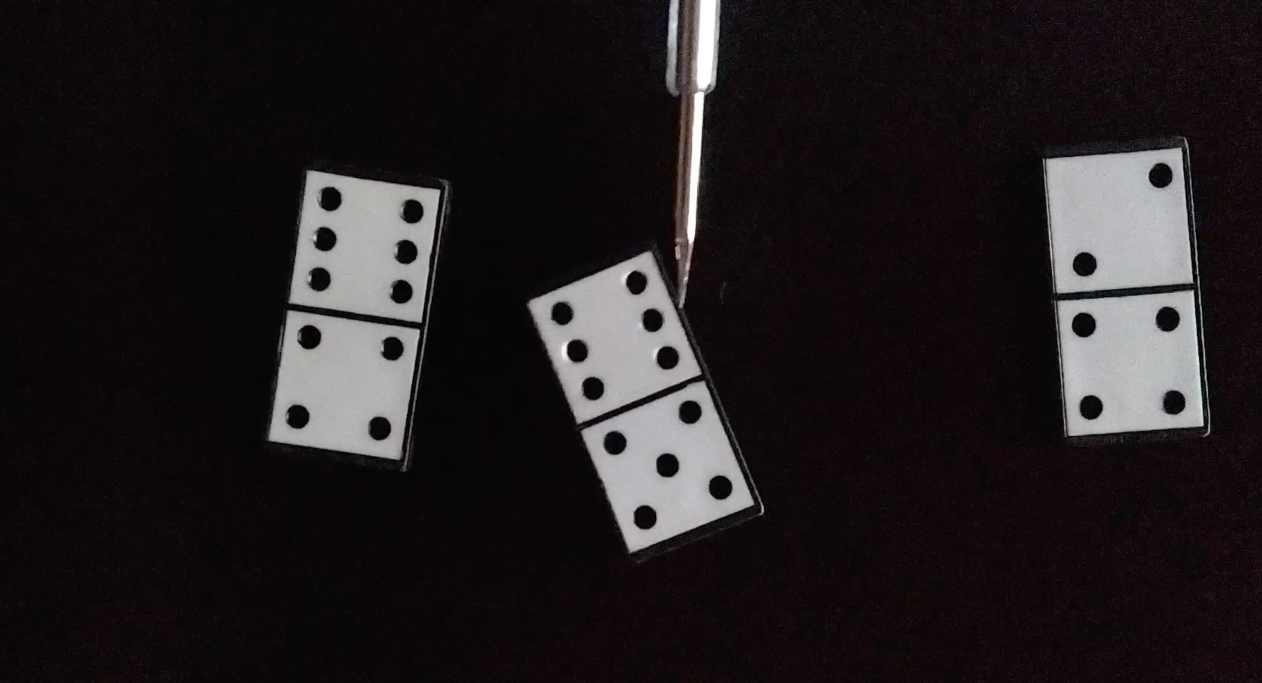
#> input picture photos/domino2.png, 2524 x 1366 px (shown at 1/2 size)
$ python domino-photo.py
#> lines starting #> are read from the running program, lines starting #| are printed output that depends on the picture; after the words box and inside, x2 and y2 are one past the last pixel; in counts of white or black regions, pixels touching at a corner belong together
### functions.py
import cv2 as cv


def draw_dots(square, circles, frame):
    i = 0
    x1 = 0
    y1 = 0
    for square in square:
        for (x, y, r) in circles:
            if cv.pointPolygonTest(square, (x, y), False) == 1:
                (x1, y1, w, h) = cv.boundingRect(square)
                cv.circle(frame, (x, y), r, (0, 50, 144), -1)
                i += 1
        cv.putText(
            frame,
            "#{}".format(i),
            (x1 - 100, y1),
            cv.FONT_HERSHEY_SIMPLEX,
            2,
            (0, 0, 144),
            2,
        )
        i = 0
    return frame

### domino-photo.py
import numpy as np
import cv2 as cv
import functions as fun

# arrays for dots
squares = []
domino_circles = []

# frame = cv.imread("photos/domino1.png")
frame = cv.imread("photos/domino2.png")
#> frame is the input picture: shape (1366, 2524, 3); mean B, G, R 29.8, 28.4, 33.4

img_grey = cv.cvtColor(frame, cv.COLOR_BGR2GRAY)
_, thrash = cv.threshold(img_grey, 100, 255, cv.THRESH_BINARY)
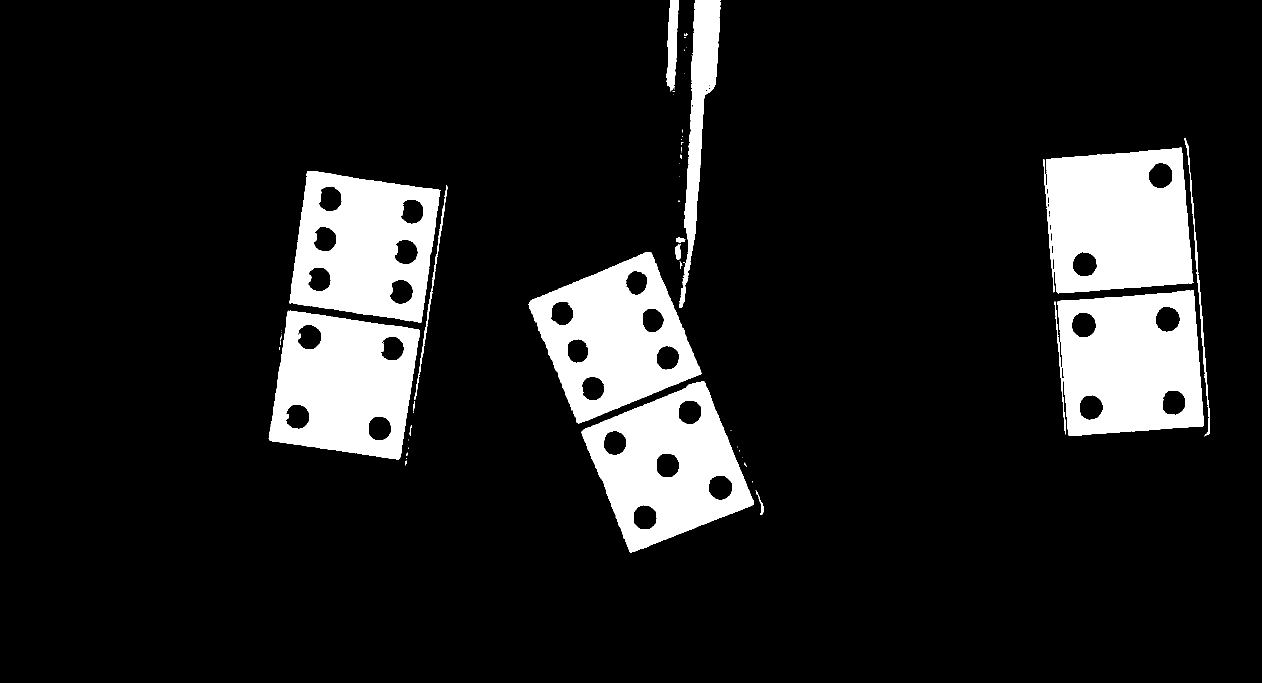
#> thrash: shape (1366, 2524) (shown at 1/2 size); 11.9% white; 59 white regions (41 under 20 px), largest, box (x1, y1, x2, y2) and area: (2086, 295, 2388, 587) 71033, (2115, 580, 2407, 872) 66449, (537, 621, 840, 919) 63053
kernel = np.ones((3, 3), np.uint8)
thrash = cv.erode(thrash, kernel, iterations=1)
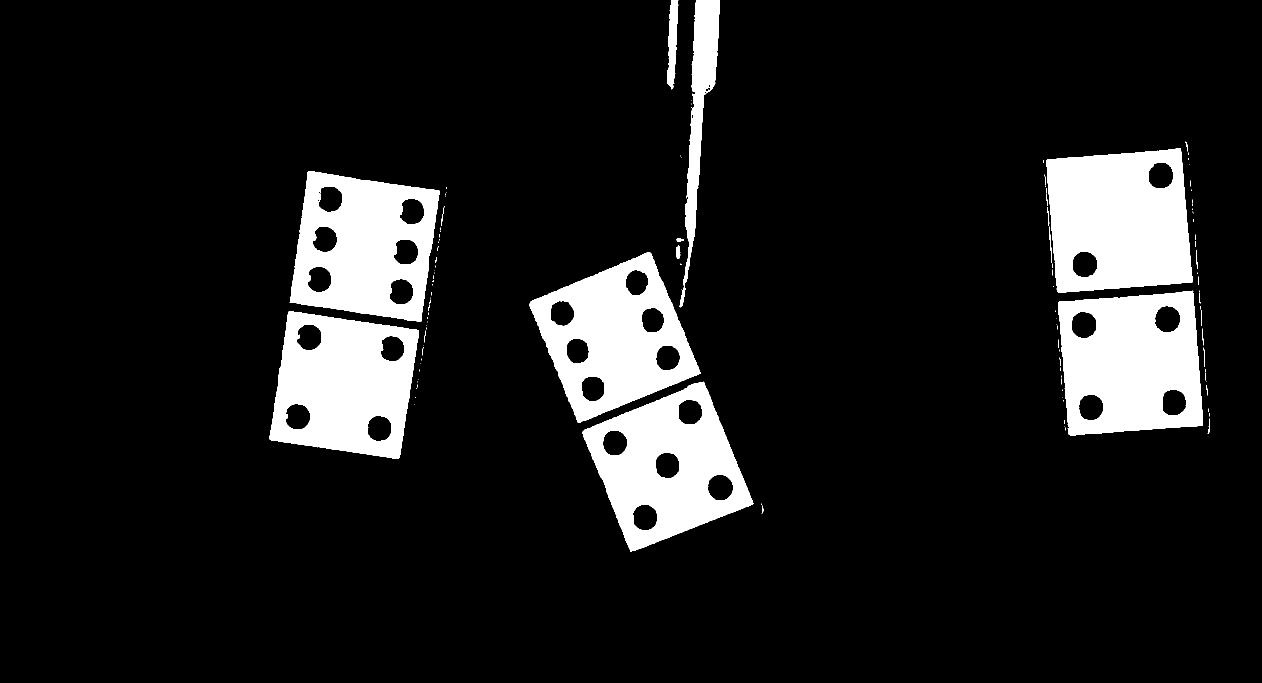
#> thrash: shape (1366, 2524) (shown at 1/2 size); 11.3% white; 111 white regions (85 under 20 px)
contours, _ = cv.findContours(thrash, cv.RETR_TREE, cv.CHAIN_APPROX_NONE)
#> contours = 143 contours, 101 with area under 20; largest, box (x1, y1, x2, y2) and area: (2093, 296, 2385, 585) 72177, (2116, 581, 2406, 871) 72142, (579, 343, 879, 644) 69758, (1164, 763, 1507, 1104) 69053, (1059, 505, 1402, 846) 68952
cv.imshow("thrash squares", thrash)

for contour in contours:
    area = cv.contourArea(contour)
    if area > 9000:
        approx = cv.approxPolyDP(contour, 0.01 * cv.arcLength(contour, True), True)

        if len(approx) == 4:
            squares.append(contour)
#> this loop made 143 passes
#> (area, approx) on passes 18, 50, 64, 82, 118, 132, 138: (69053, [[1406, 763], [1164, 864], [1261, 1103], [1506, 1007]]), (68328, [[577, 623], [539, 878], [796, 917], [837, 661]]), (72142.5, [[2385, 581], [2116, 604], [2138, 869], [2405, 850]]), (68952, [[1300, 505], [1059, 607], [1157, 845], [1401, 746]]), (69757.5, [[616, 343], [579, 604], [841, 643], [878, 381]]), (72177, [[2361, 296], [2093, 320], [2116, 584], [2384, 564]]), (15113.5, [[1439, 0], [1390, 7], [1361, 614]])
#> area on passes 19, 20, 21, 22, 23, 51: 2067, 2104.5, 2045.5, 1999.5, 2004.5, 2022.5
#> after the loop, squares = 6 contours; box (x1, y1, x2, y2) and area: (2093, 296, 2385, 585) 72177, (2116, 581, 2406, 871) 72142, (579, 343, 879, 644) 69758, (1164, 763, 1507, 1104) 69053, (1059, 505, 1402, 846) 68952, (539, 623, 838, 918) 68328
            # cv.drawContours(frame, [approx], 0, (255, 255, 255), 6)
# finding dots
gray = cv.cvtColor(frame, cv.COLOR_BGR2GRAY)
gray = cv.medianBlur(gray, 11)
cv.imshow("thrash dots", gray)
circles = cv.HoughCircles(
    gray, cv.HOUGH_GRADIENT, 1, 30, param1=60, param2=30, minRadius=0, maxRadius=0
)
#> circles = 467 rows, first 8: [1490.5, 634.5, 626], [1875.5, 535.5, 519.8], [1881.5, 592.5, 505.5], [1870.5, 454.5, 519.9], [986.5, 513.5, 391.7], [1870.5, 384.5, 507.5], [1894.5, 642.5, 495.5], [1774.5, 653.5, 647.7]
detected_circles = np.uint16(np.around(circles))
#> detected_circles = 467 rows, first 8: [1490, 634, 626], [1876, 536, 520], [1882, 592, 506], [1870, 454, 520], [986, 514, 392], [1870, 384, 508], [1894, 642, 496], [1774, 654, 648]

for (x, y, r) in detected_circles[0, :]:
    if r < 25 and r > 5:
        domino_circles.append((x, y, r))
#> this loop made 467 passes
#> after the loop, domino_circles = 29 items, first 6: (2346, 804, 24), (810, 504, 24), (658, 398, 24), (1184, 776, 22), (1334, 716, 22), (2182, 814, 23)
frame = fun.draw_dots(squares, domino_circles, frame)
#> the loop in draw_dots, `for square in square:` made 6 passes
#> after the loop in draw_dots, `for square in square:`:
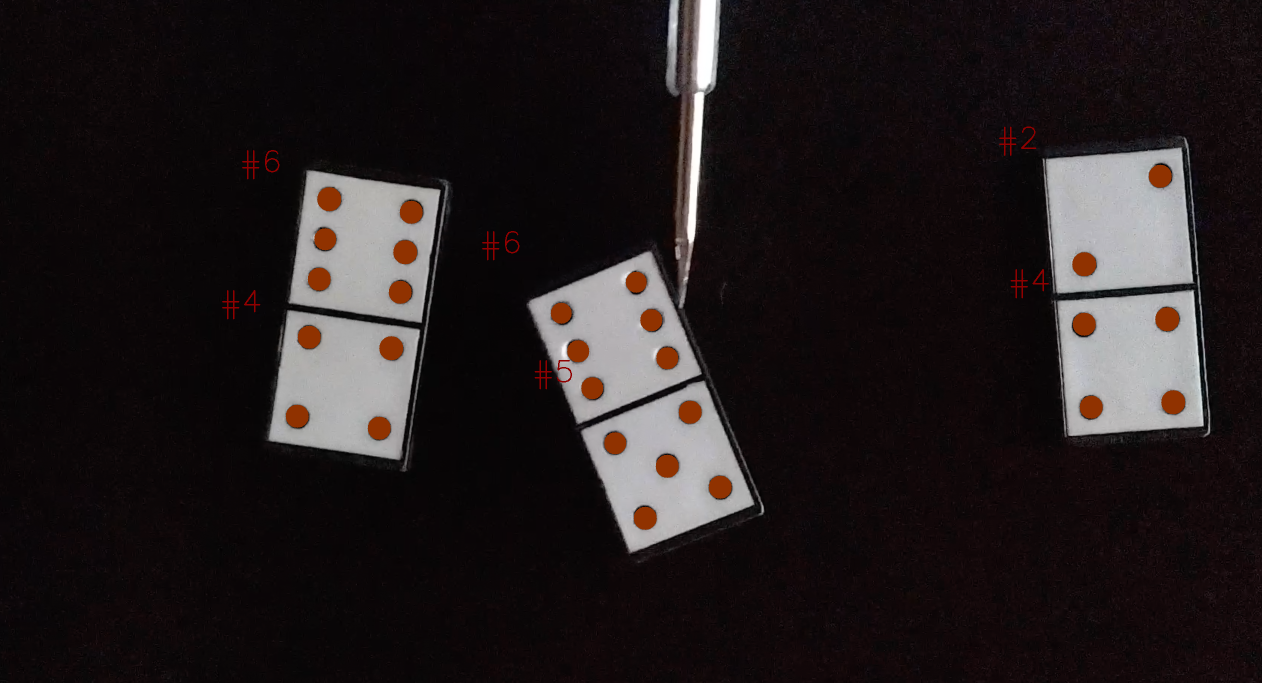
#> frame: shape (1366, 2524, 3) (shown at 1/2 size); 1.43% of pixels changed, all inside (x1, y1, x2, y2) = (444, 253, 2371, 1060)
squares = []
domino_circles = []
cv.imshow("Domino dots counter", frame)

cv.waitKey(0)
cv.destroyAllWindows()

$ run again, with photos/domino1.png copied over photos/domino2.png
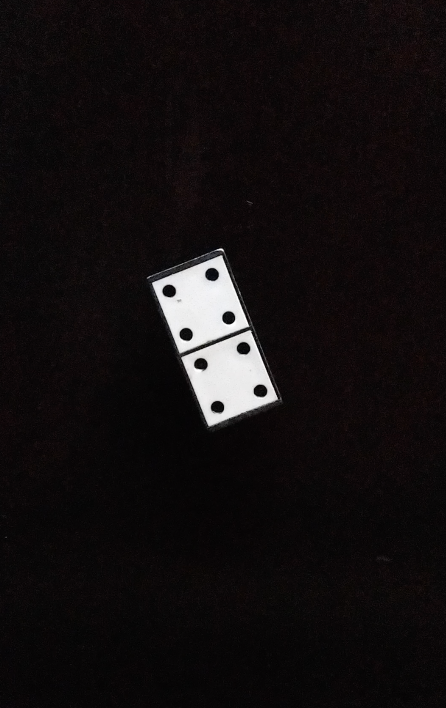
#> input picture photos/domino1.png, 892 x 1416 px (shown at 1/2 size)
#> frame is the input picture: shape (1416, 892, 3); mean B, G, R 16.4, 15.8, 19.6
#> `thrash = cv.erode(thrash, kernel, iterations=1)`:
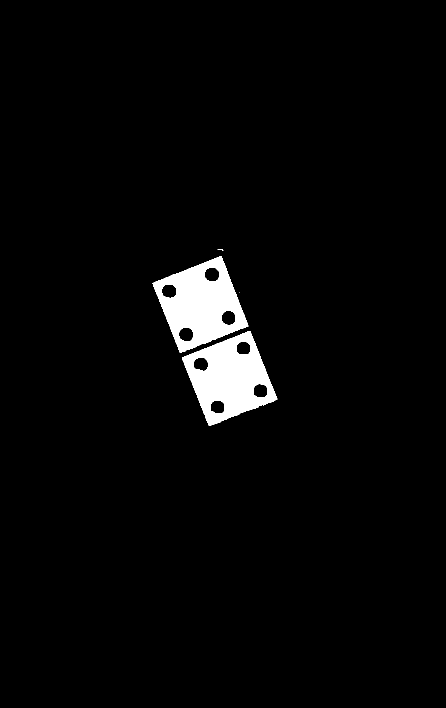
#> thrash: shape (1416, 892) (shown at 1/2 size); 3.1% white; 4 white regions (1 under 20 px)
#> contours = 12 contours, 2 with area under 20; largest, box (x1, y1, x2, y2) and area: (305, 512, 497, 706) 21972, (364, 662, 555, 852) 21460, (409, 534, 439, 564) 687, (506, 767, 536, 796) 669, (323, 568, 353, 597) 666
#> the loop `for contour in contours:` made 12 passes
#> (area, approx) on passes 1, 7: (21460.5, [[500, 662], [364, 715], [418, 851], [554, 798]]), (21972, [[443, 512], [305, 566], [360, 705], [496, 652]])
#> after the loop `for contour in contours:`: squares = 2 contours; box (x1, y1, x2, y2) and area: (305, 512, 497, 706) 21972, (364, 662, 555, 852) 21460
#> circles = [[456.5, 635.5, 12.1], [487.5, 696.5, 11.8], [424.5, 548.5, 13], [371.5, 667.5, 11.8], [434.5, 740.5, 61.8], [338.5, 582.5, 12.5], [520.5, 781.5, 12.1], [401.5, 728.5, 13.1], [434.5, 814.5, 13.1]]
#> detected_circles = [[456, 636, 12], [488, 696, 12], [424, 548, 13], [372, 668, 12], [434, 740, 62], [338, 582, 12], [520, 782, 12], [402, 728, 13], [434, 814, 13]]
#> the loop `for (x, y, r) in detected_circles[0, :]:` made 9 passes
#> after the loop `for (x, y, r) in detected_circles[0, :]:`: domino_circles = [(456, 636, 12), (488, 696, 12), (424, 548, 13), (372, 668, 12), (338, 582, 12), (520, 782, 12), (402, 728, 13), (434, 814, 13)]
#> the loop in draw_dots, `for square in square:` made 2 passes
#> i on passes 1 to 2: 0, 0
#> after the loop in draw_dots, `for square in square:`:
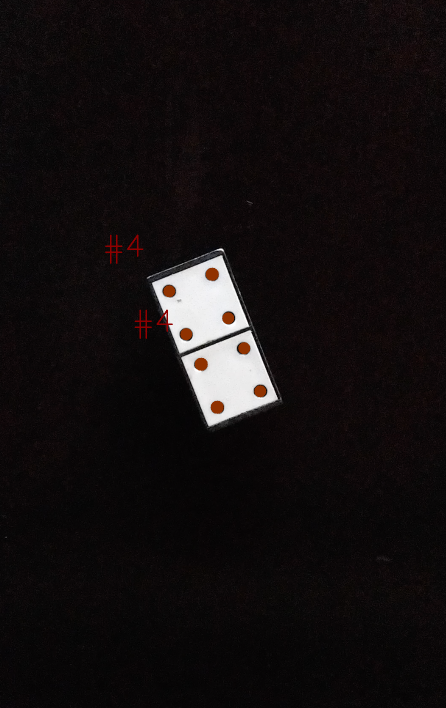
#> frame: shape (1416, 892, 3) (shown at 1/2 size); 0.43% of pixels changed, all inside (x1, y1, x2, y2) = (210, 469, 533, 828)

$ run again, with photos/scrn.png copied over photos/domino2.png
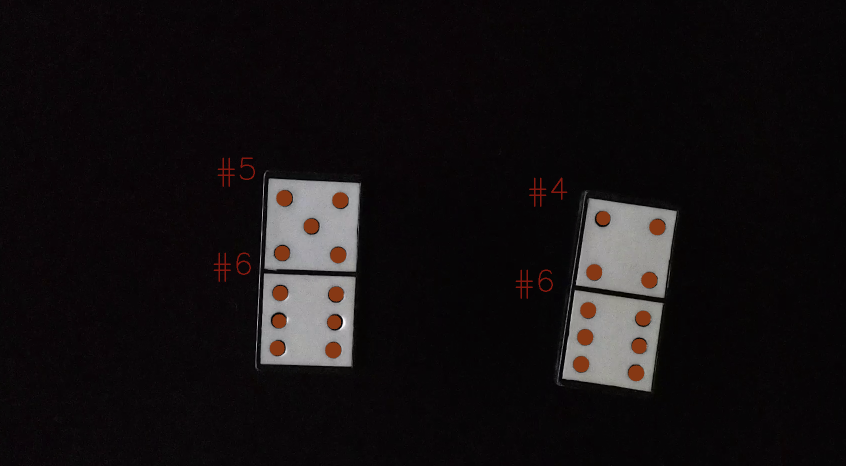
#> input picture photos/scrn.png, 1692 x 932 px (shown at 1/2 size)
#> frame is the input picture: shape (932, 1692, 3); mean B, G, R 18, 16.7, 20.5
#> `thrash = cv.erode(thrash, kernel, iterations=1)`:
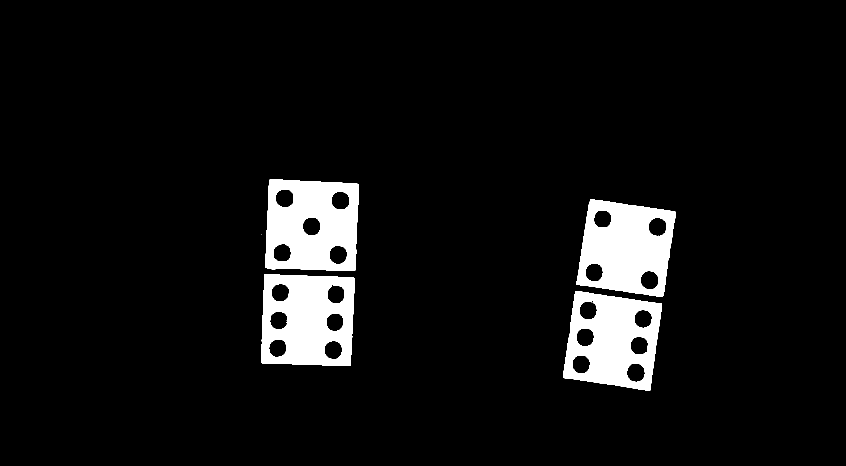
#> thrash: shape (932, 1692) (shown at 1/2 size); 6.6% white; 5 white regions (1 under 20 px)
#> contours = 26 contours, 1 with area under 20; largest, box (x1, y1, x2, y2) and area: (522, 548, 710, 732) 31774, (530, 358, 718, 542) 31507, (1126, 582, 1324, 781) 30622, (1153, 398, 1352, 594) 30020, (1253, 727, 1291, 765) 1082
#> the loop `for contour in contours:` made 26 passes
#> (area, approx) on passes 1, 8, 16, 21: (30622.5, [[1150, 582], [1126, 755], [1300, 780], [1323, 607]]), (31773.5, [[529, 548], [522, 725], [700, 731], [709, 557]]), (30019.5, [[1180, 398], [1153, 569], [1325, 593], [1351, 424]]), (31507, [[539, 359], [530, 535], [709, 541], [717, 368]])
#> after the loop `for contour in contours:`: squares = 4 contours; box (x1, y1, x2, y2) and area: (522, 548, 710, 732) 31774, (530, 358, 718, 542) 31507, (1126, 582, 1324, 781) 30622, (1153, 398, 1352, 594) 30020
#> circles = 24 rows, first 8: [666.5, 699.5, 16.7], [563.5, 505.5, 16.8], [669.5, 643.5, 16], [560.5, 585.5, 16.7], [1188.5, 544.5, 16.6], [557.5, 640.5, 16.6], [623.5, 478.5, 92.3], [554.5, 696.5, 15.5]
#> detected_circles = 24 rows, first 8: [666, 700, 17], [564, 506, 17], [670, 644, 16], [560, 586, 17], [1188, 544, 17], [558, 640, 17], [624, 478, 92], [554, 696, 16]
#> the loop `for (x, y, r) in detected_circles[0, :]:` made 24 passes
#> after the loop `for (x, y, r) in detected_circles[0, :]:`: domino_circles = 20 items, first 6: (666, 700, 17), (564, 506, 17), (670, 644, 16), (560, 586, 17), (1188, 544, 17), (558, 640, 17)
#> the loop in draw_dots, `for square in square:` made 4 passes
#> after the loop in draw_dots, `for square in square:`:
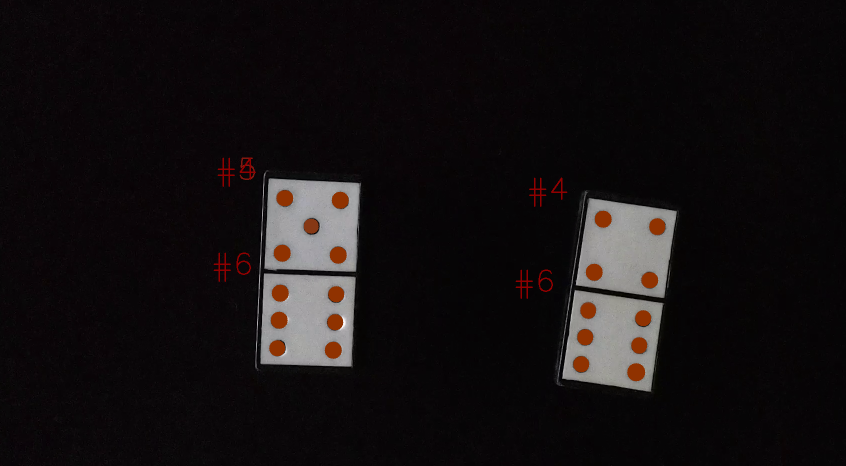
#> frame: shape (932, 1692, 3) (shown at 1/2 size); 1.29% of pixels changed, all inside (x1, y1, x2, y2) = (427, 315, 1331, 763)
